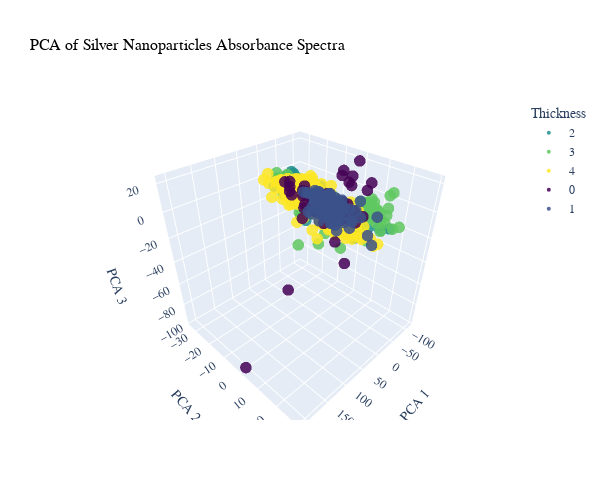

Here is the notebook cell this chart was saved with:
### Code cell
import pandas as pd
import plotly.express as px
from plotly.colors import sample_colorscale

X = train_df_New_5.iloc[:, :-4]
y = train_df_New_5['thickness']
y_encoded = LabelEncoder().fit_transform(y)
X_scaled = StandardScaler().fit_transform(X)

pca = PCA(n_components=3)
X_pca = pca.fit_transform(X_scaled)


df = pd.DataFrame({
    'PCA1': X_pca[:, 0],
    'PCA2': X_pca[:, 1],
    'PCA3': X_pca[:, 2],
    'Thickness': y_encoded
})

df['Thickness'] = df['Thickness'].astype(str)
classes = sorted(df['Thickness'].unique())
colors = sample_colorscale('Viridis', np.linspace(0, 1, len(classes)))

color_map = {cls: color for cls, color in zip(classes, colors)}

fig = px.scatter_3d(
    df,
    x='PCA1', y='PCA2', z='PCA3',
    color='Thickness',
    color_discrete_map=color_map,
    title='PCA of Silver Nanoparticles Absorbance Spectra',
    labels={'PCA1': 'PCA 1', 'PCA2': 'PCA 2', 'PCA3': 'PCA 3'},
    width=600,
    height=500
)

fig.update_traces(marker=dict(size=4, opacity=0.85))
fig.update_layout(
    title_font=dict(size=16, family='Times New Roman', color='black'),
    font=dict(size=12, family='Times New Roman')
)
fig.show()
